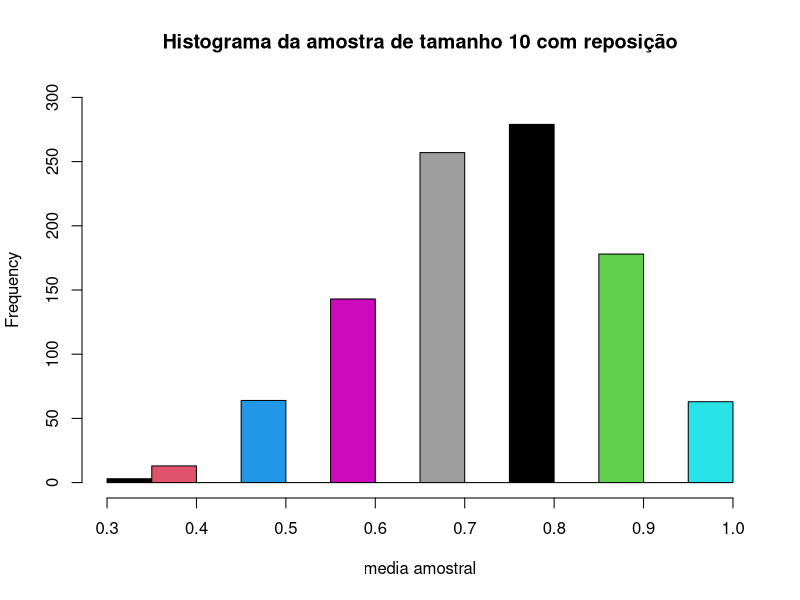
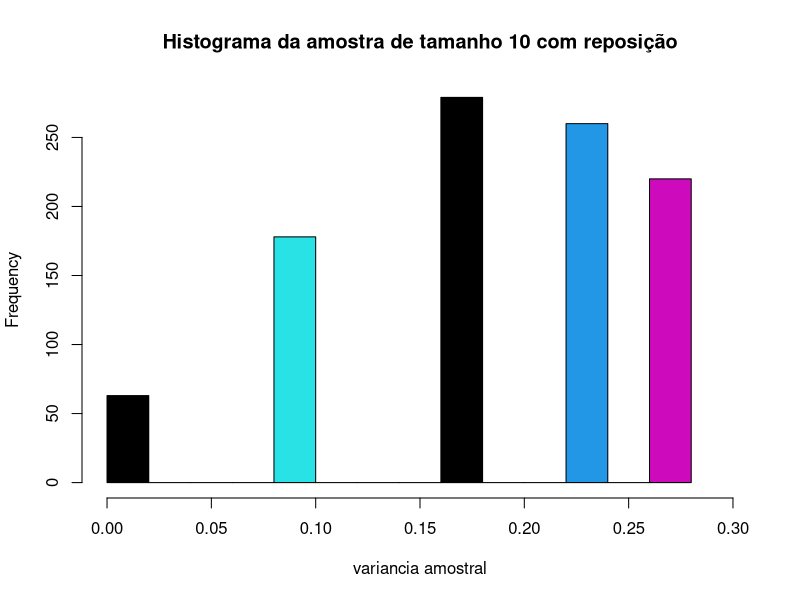
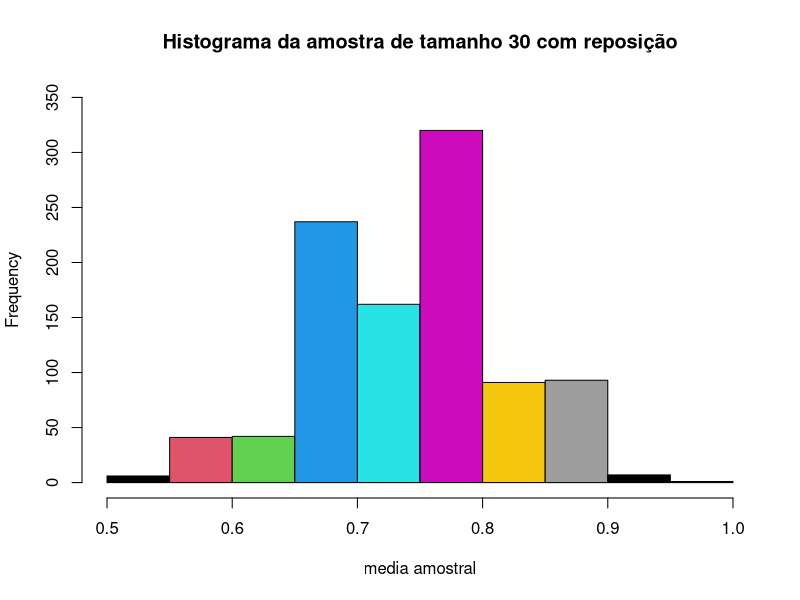
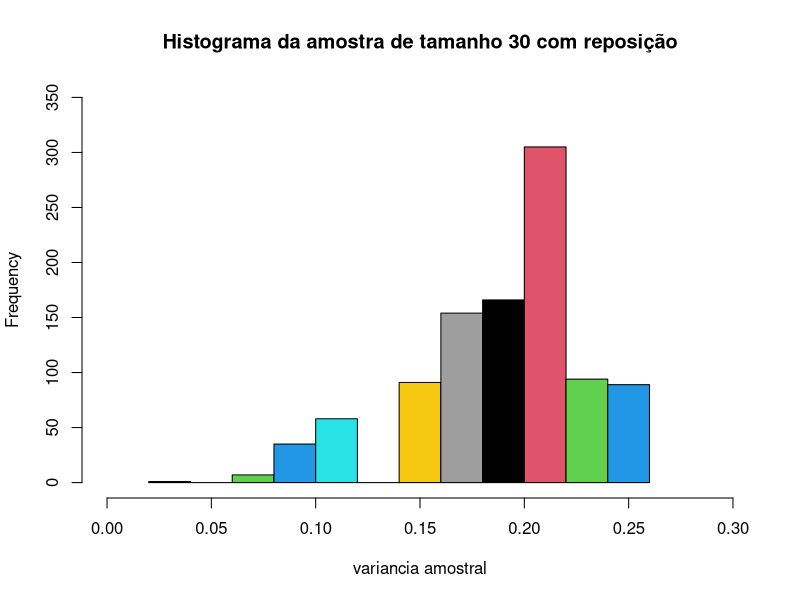
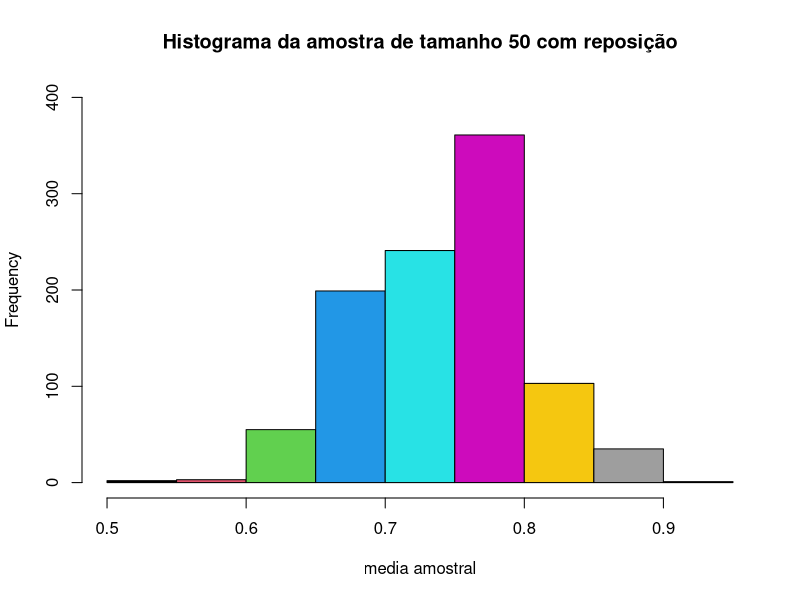
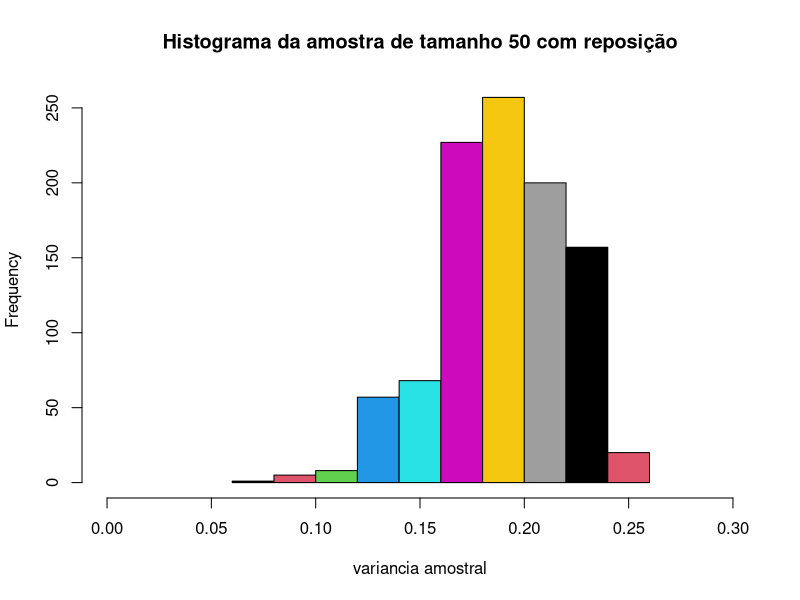
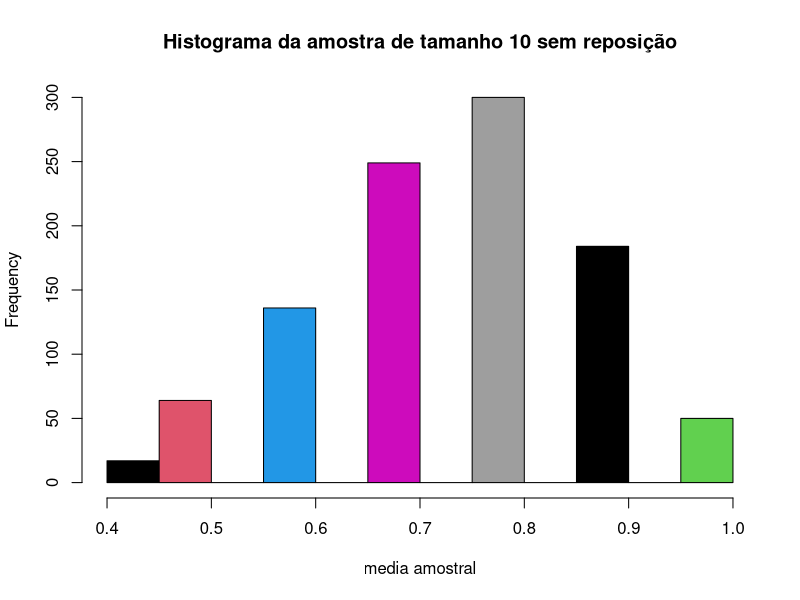
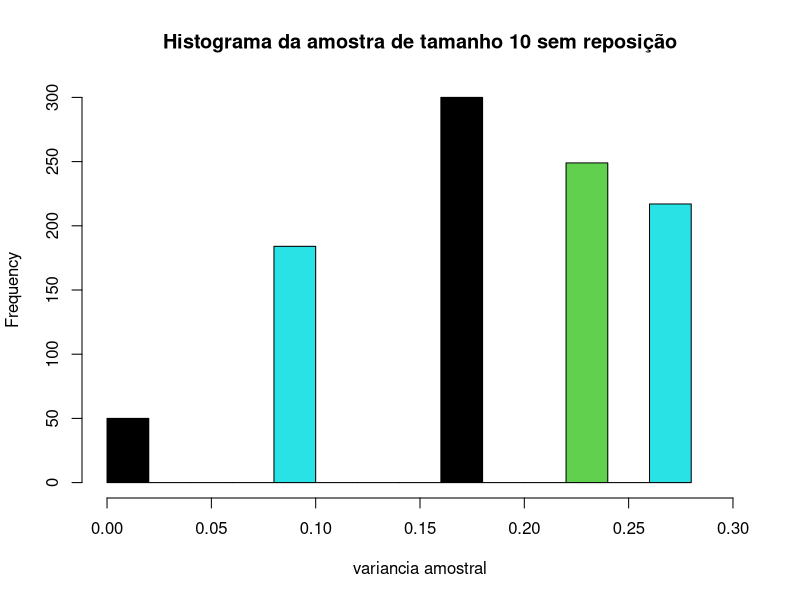

Generate these figures, in order, with R: (Note: this script raises an error after producing the figures.)
populacaoEleitores <- numeric(100)
for(i in 1:75) {
  populacaoEleitores[i] <- 1
}

calcMediaVar <- function(pop,n, repo) {
  media <- numeric(1000);
  variancia <- numeric(1000);
  for(i in 1:1000) {
    amostra <- sample(pop, size = n, replace = repo);
    media[i] <- mean(amostra);
    variancia[i] <- var(amostra);
  }
  retorno <- matrix(nrow = 2, ncol = 1000);
  retorno[1,] <- media;
  retorno[2,] <- variancia;
  return(retorno);
}

# 1- a)
tam10Com <- calcMediaVar(populacaoEleitores, 10, TRUE);
hist(tam10Com[1,], main = "Histograma da amostra de tamanho 10 com reposição", xlab = "media amostral", ylim = range(0, 300), col = c(1,2,3,4,5,6,7,8,9))
hist(tam10Com[2,], main = "Histograma da amostra de tamanho 10 com reposição", xlab = "variancia amostral", xlim = range(0, 0.3), col = c(1,2,3,4,5,6,7,8))

tam30Com <- calcMediaVar(populacaoEleitores,30, TRUE);
hist(tam30Com[1,], main = "Histograma da amostra de tamanho 30 com reposição", xlab = "media amostral", ylim = range(0, 350), col = c(1,2,3,4,5,6,7,8))
hist(tam30Com[2,], main = "Histograma da amostra de tamanho 30 com reposição", xlab = "variancia amostral", ylim = range(0, 350), xlim = range(0, 0.3), col = c(1,2,3,4,5,6,7,8))

tam50Com <- calcMediaVar(populacaoEleitores, 50, TRUE);
hist(tam50Com[1,], main = "Histograma da amostra de tamanho 50 com reposição", xlab = "media amostral", ylim = range(0, 400), col = c(1,2,3,4,5,6,7,8,9));
hist(tam50Com[2,], main = "Histograma da amostra de tamanho 50 com reposição", xlab = "variancia amostral", xlim = range(0, 0.3), col = c(1,2,3,4,5,6,7,8));

# 1- b)
tam10Sem <- calcMediaVar(populacaoEleitores, 10, FALSE);
hist(tam10Sem[1,], main = "Histograma da amostra de tamanho 10 sem reposição", xlab = "media amostral", ylim = range(0, 300), col = c(1,2,3,4,5,6,7,8,9))
hist(tam10Sem[2,], main = "Histograma da amostra de tamanho 10 sem reposição", xlab = "variancia amostral", xlim = range(0, 0.3), col = c(1,2,3,4,5,6,7,8,9))

tam30Sem <- calcMediaVar(populacaoEleitores, 30, FALSE);
hist(tam30Sem[1,], main = "Histograma da amostra de tamanho 30 sem reposição", xlab = "media amostral", ylim = range(0, 350), xlim = range(0.5,1),col = c(1,2,3,4,5,6,7,8,9), ylab = 'Frenquência')
hist(tam30Sem[2,], main = "Histograma da amostra de tamanho 30 sem reposição", xlim=range(0.05,0.30),xlab = "variancia amostral",col = c(1,2,3,4,5,6,7,8), ylim = range(0, 350), ylab = 'Frenquência')

tam50Sem <- calcMediaVar(populacaoEleitores, 50, FALSE);
hist(x=tam50Sem[1,], main = "Histograma da amostra de tamanho 50 sem reposição", xlab = "media amostral", ylim = range(0, 200), col = c(1,2,3,4,5,6,7,8,9), xlim = range(0.60, 0.90), ylab = 'Frenquência')
hist(x=tam50Sem[2,], main = "Histograma da amostra de tamanho 50 sem reposição", xlab = "variancia amostral", xlim = range(0.1, 0.25), ylim = range(0, 200),col = c(1,2,3,4,5,6,7,8),  ylab = 'Frenquência')


#   1-c)
mediaPopulacional <- mean(populacaoEleitores) # media populacional
varianciaPopulacional <- var(populacaoEleitores) # variancia populacional
mediaPopulacional
varianciaPopulacional

#   2)
mediaPoisson <- numeric(1000);
varianciaPoisson <- numeric(1000);
for(i in 1:1000) {
  amostraPois <- rpois( n =100,lambda = 10);
  mediaPoisson[i] <- mean(amostra);
  varianciaPoisson[i] <- var(amostra);
}
hist(mediaPoisson, main = "Média populacional X ~ Poisson(10)", xlim = range(9,11.5), xlab = "média", ylab="Frenquência", col = c(22,11,44,55,82))
hist(varianciaPoisson, main = "Variância populacional X ~ Poisson(10)", ylim = range(0, 300), xlab = "variância", ylab="Frenquência", col = c(1,2,3,4))
# E(X) = lambda e Var(X) = lambda,no modelo de Poisson. Entao, media = var = 10

#   3)
mediaExp <- numeric(1000);
varianciaExp <- numeric(1000);
estimadorT <- c();
for(i in 1:1000) {
  amostraExp <- rexp(100, 5);
  mediaExp[i] <- mean(amostraExp)
  estimadorT[i] <- 1/mediaExp[i];
}
hist(mediaExp)

votos <- integer(100)
